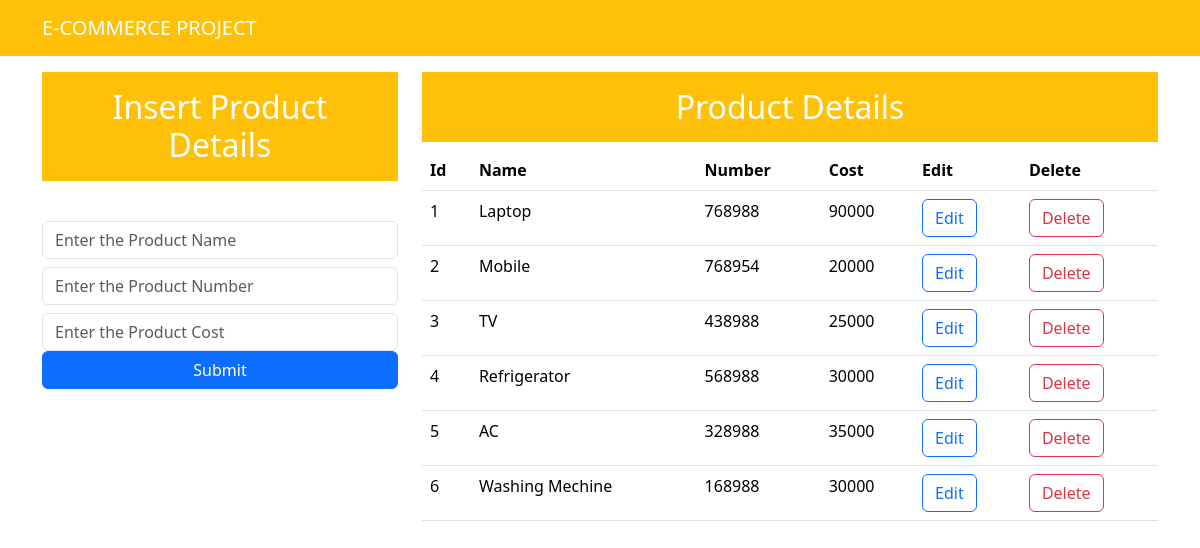
The page / on the database its author committed.
### store/models.py (models this page shows)
class Product(models.Model):
    name=models.CharField(max_length=25)
    number=models.IntegerField(max_length=10)
    cost=models.IntegerField(max_length=10)

### project/views.py (the view)
# urls.py: path('',views.abc),
def abc(request):
    data=Product.objects.all()
    context={'data':data}
    return render(request,"index.html",context)

### templates/index.html (shortened to what this page needs)
<!DOCTYPE html>
<html lang="en">
<head>
    <link href="https://cdn.jsdelivr.net/npm/bootstrap@5.3.3/dist/css/bootstrap.min.css" rel="stylesheet">
</head>
<body>
    <nav class="navbar navbar-expand-lg navbar-warning bg-warning ">
        <div class="container text-center text-white ">
        <a class="navbar-brand text-center text-white " href="#">E-COMMERCE PROJECT</a>
        </div>
    </nav>
    <div class="container mt-3">
        <div class="row">
            <div class="col-md-4">
                <h2 class="bg-warning text-white text-center p-3">Insert Product Details</h2>
                <br>
                <form action="/insert" method="post">
                    <div class="form-group mt-2 ">{% csrf_token %}
                    <input type="text" class="form-control"placeholder="Enter the Product Name" name="name" required>
                    </div>
                    <div class="form-group mt-2 ">
                    <input type="number" class="form-control"placeholder="Enter the Product Number"name="number" required>
                    </div>
                    <div class="form-group mt-2">
                        <input type="number" class="form-control"placeholder="Enter the Product Cost"name="cost" required>
                    </div>
                    <div class="d-grid gap-2">
                        <button class="btn btn-primary" type="submit">Submit</button>
                    </div>
                </form>
            </div>
            <div class="col-md-8">
                <h2 class="text-center text-white bg-warning p-3">Product Details</h2>
                <table class="table">
                    <thead>
                        <tr>
                            <th>Id</th>
                            <th>Name</th>
                            <th>Number</th>
                            <th>Cost</th>
                            <th>Edit</th>
                            <th>Delete</th>
                        </tr>
                    </thead>
                    <tbody>
                    {% for d in data %}
                    <tr>
                        <td>{{d.id}}</td>
                        <td>{{d.name}}</td>
                        <td>{{d.number}}</td>
                        <td>{{d.cost}}</td>
                        <td><a button href="/update/{{d.id}}"class="btn btn-outline-primary">Edit</a></button></td>
                        <td><a button  href="/delete/{{d.id}}"class="btn btn-outline-danger">Delete</a></button></td>
                    </tr>
                    {% endfor %}
                    </tbody>
                </table>
            </div>
        </div>
    </div>
</body>
</html>

### rows shown on the page
Product: id "1", name "Laptop", number "768988", cost "90000"
Product: id "2", name "Mobile", number "768954", cost "20000"
Product: id "3", name "TV", number "438988", cost "25000"
Product: id "4", name "Refrigerator", number "568988", cost "30000"
Product: id "5", name "AC", number "328988", cost "35000"
Product: id "6", name "Washing Mechine", number "168988", cost "30000"
